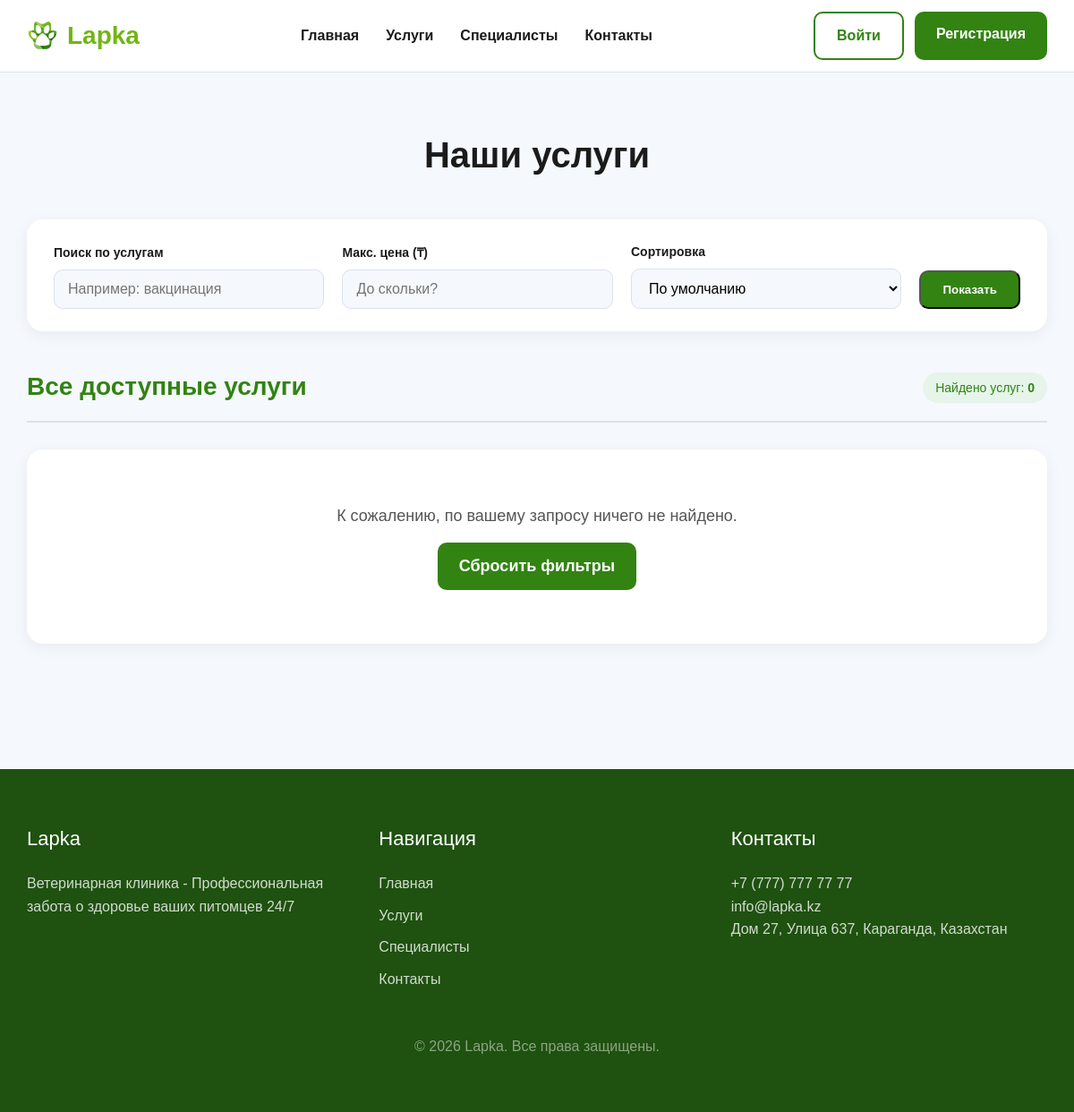
The page /catalog.php on the database as committed earlier.
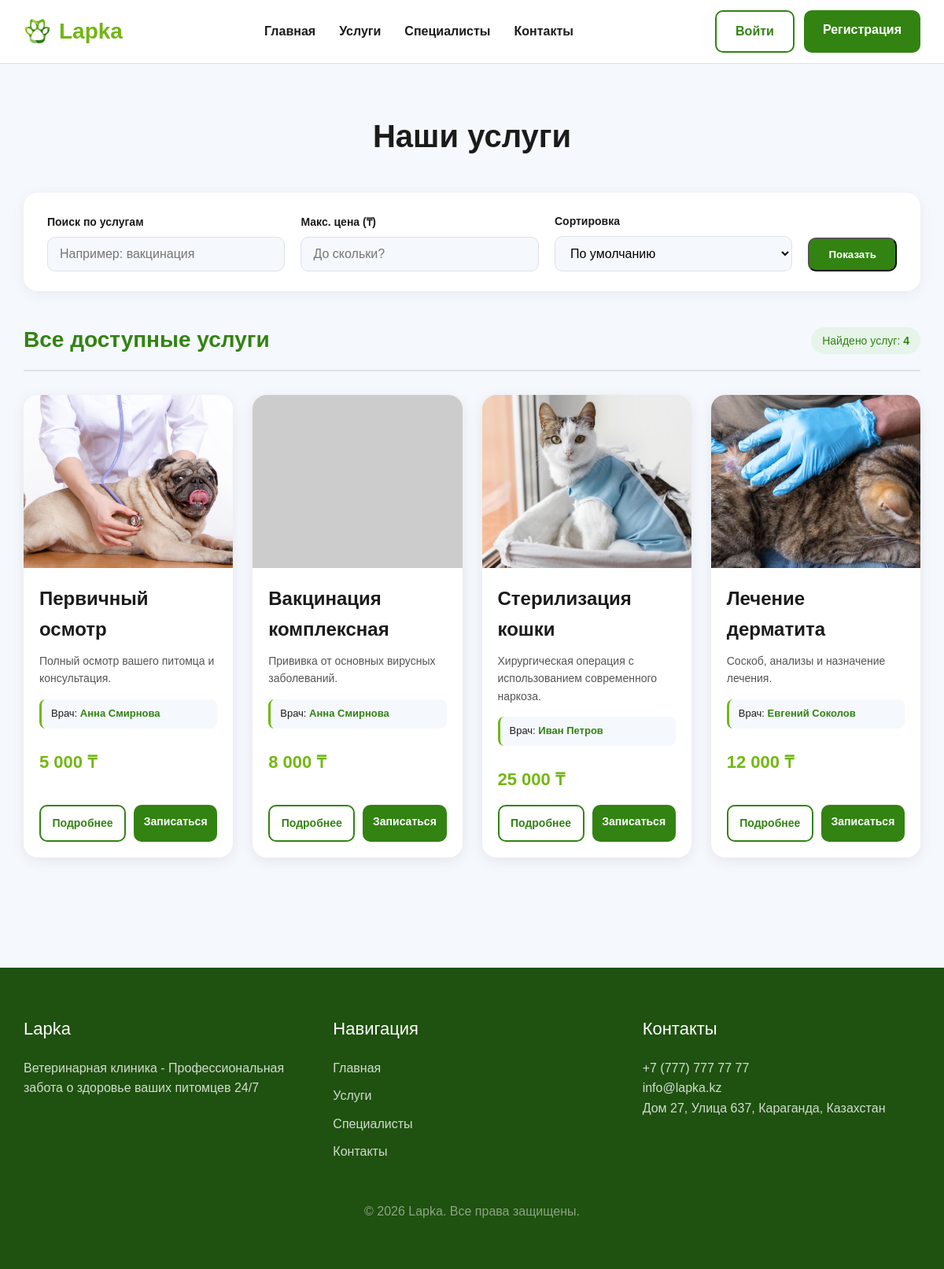
The same page on the database as committed later.
### tables this page shows
CREATE TABLE `services` (
  `id` int NOT NULL,
  `name` varchar(150) NOT NULL,
  `description` text,
  `price` int NOT NULL,
  `image` varchar(100) NOT NULL,
  `doctor_id` int DEFAULT NULL
);

CREATE TABLE `doctors` (
  `id` int NOT NULL,
  `name` varchar(100) NOT NULL,
  `specialty` varchar(100) NOT NULL
);

### catalog.php (the view, shortened to what this page needs)
<?php
require_once 'config/db.php';
$search    = trim($_GET['search'] ?? '');
$max_price = intval($_GET['max_price'] ?? 0);
$sort      = $_GET['sort'] ?? 'id';
$params = [];
if ($sort === 'price_asc') {
    $order_sql = 'ORDER BY services.price ASC';
} elseif ($sort === 'price_desc') {
    $order_sql = 'ORDER BY services.price DESC';
} elseif ($sort === 'name') {
    $order_sql = 'ORDER BY services.name ASC';
} else {
    $order_sql = 'ORDER BY services.id ASC';
}
$sql = "SELECT services.*, doctors.name AS doctor_name "
     . "FROM services "
     . "LEFT JOIN doctors ON services.doctor_id = doctors.id ";
$sql .= $order_sql;
$stmt = $pdo->prepare($sql);
$stmt->execute($params);
$services = $stmt->fetchAll();
$count    = count($services);
?>
<!DOCTYPE html>
<html lang="ru">
<head>
  <link rel="stylesheet" href="css/style.css">
</head>
<body>
<?php include 'includes/header.php'; ?>
<section class="catalog-page">
  <div class="container">
    <h1 class="section-title">Наши услуги</h1>
    <div class="filter-panel">
      <form method="GET" action="catalog.php" class="filter-form">
        <div class="filter-group">
          <label for="search">Поиск по услугам</label>
          <input type="text" id="search" name="search" value="<?= htmlspecialchars($search) ?>" placeholder="Например: вакцинация">
        </div>
        <div class="filter-group">
          <label for="max_price">Макс. цена (₸)</label>
          <input type="number" id="max_price" name="max_price" value="<?= $max_price > 0 ? $max_price : '' ?>" placeholder="До скольки?">
        </div>
        <div class="filter-group">
          <label for="sort">Сортировка</label>
          <select id="sort" name="sort">
            <option value="id" <?= $sort==='id' ? 'selected' : '' ?>>По умолчанию</option>
          </select>
        </div>
        <div class="filter-actions">
          <button type="submit" class="btn btn-primary">Показать</button>
        </div>
      </form>
    </div>
    <div class="catalog-header">
      <h2><?= ($search || $max_price) ? 'Результаты поиска' : 'Все доступные услуги' ?></h2>
      <span class="catalog-count">Найдено услуг: <b><?= $count ?></b></span>
    </div>
    <?php if (empty($services)): ?>
      <div class="empty-state">
        <p>К сожалению, по вашему запросу ничего не найдено.</p>
        <a href="catalog.php" class="btn btn-primary" style="margin-top: 15px;">Сбросить фильтры</a>
      </div>
    <?php else: ?>
      <div class="cards">
        <?php foreach ($services as $s): ?>
          <div class="card">
            <img src="<?= htmlspecialchars($s['image']) ?>" alt="<?= htmlspecialchars($s['name']) ?>" onerror="this.onerror=null; this.src='https://via.placeholder.com/400x220?text=Услуга';">
            <div class="card-body">
              <h3><?= htmlspecialchars($s['name']) ?></h3>
              <p style="margin-bottom: 15px; font-size: 14px; color: #555;">
                <?= htmlspecialchars($s['description']) ?>
              </p>
              <div class="doctor-badge">
                 Врач: <span><?= htmlspecialchars($s['doctor_name'] ?? 'Не назначен') ?></span>
              </div>
              <div class="price">
                <?= number_format($s['price'], 0, '.', ' ') ?> ₸
              </div>
              <div class="card-actions" style="display: flex; gap: 10px; margin-top: auto;">
                <a href="detail.php?id=<?= $s['id'] ?>" class="btn btn-outline" style="flex: 1; text-align: center; padding: 10px 5px; font-size: 14px;">Подробнее</a>
                <a href="book.php?id=<?= $s['id'] ?>" class="btn btn-primary" style="flex: 1; text-align: center; padding: 10px 5px; font-size: 14px;">Записаться</a>
              </div>
            </div>
          </div>
        <?php endforeach; ?>
      </div>
    <?php endif; ?>
  </div>
</section>
<?php include 'includes/footer.php'; ?>
</body>
</html>

### includes/header.php
<header>
  <div class="container navbar">
    <div class="logo">
  <a href="index.php" style="text-decoration: none; color: #71B612; display: flex; align-items: center; gap: 10px;">
    <img src="images/logo.png" alt="Логотип Lapka" style="height: 35px; width: auto; object-fit: contain;">
    Lapka
  </a>
</div>
    <ul class="menu">
      <li><a href="index.php">Главная</a></li>
      <li><a href="catalog.php">Услуги</a></li>
      <li><a href="#">Специалисты</a></li>
      <li><a href="#">Контакты</a></li>
    </ul>
    <div class="buttons">
      <?php if (isset($_SESSION['user_id'])): ?>
        <a href="cabinet.php" class="btn btn-outline">Кабинет (<?= htmlspecialchars($_SESSION['user_name']) ?>)</a>
        <a href="logout.php" class="btn btn-primary" style="background: #dc3545; border-color: #dc3545;">Выйти</a>
      <?php else: ?>
        <a href="login.php" class="btn btn-outline">Войти</a>
        <a href="register.php" class="btn btn-primary">Регистрация</a>
      <?php endif; ?>
    </div>
  </div>
</header>

### includes/footer.php
<footer>
  <div class="container">
    <div class="footer-grid">
      <div>
        <div class="footer-title">Lapka</div>
        <p>Ветеринарная клиника - Профессиональная забота о здоровье ваших питомцев 24/7</p>
      </div>
      <div>
        <div class="footer-title">Навигация</div>
        <ul class="footer-links">
          <li><a href="#">Главная</a></li>
          <li><a href="#">Услуги</a></li>
          <li><a href="#">Специалисты</a></li>
          <li><a href="#">Контакты</a></li>
        </ul>
      </div>
      <div>
        <div class="footer-title">Контакты</div>
        <p>+7 (777) 777 77 77</p>
        <p>info@lapka.kz</p>
        <p>Дом 27, Улица 637, Караганда, Казахстан</p>
      </div>
    </div>
    <div class="copyright">
      © 2026 Lapka. Все права защищены.
    </div>
  </div>
</footer>

### css/style.css (style rules this page uses)
* { margin: 0; padding: 0; box-sizing: border-box; }
body { font-family: Arial, sans-serif; background: #f5f8fc; color: #1b1b1b; line-height: 1.6; }
.container { width: 1200px; max-width: 95%; margin: 0 auto; }
header { background: white; border-bottom: 1px solid #dce3ea; position: sticky; top: 0; z-index: 100; }
.navbar { display: flex; justify-content: space-between; align-items: center; height: 80px; }
.logo { font-size: 28px; font-weight: bold; color: #328312; }
.menu { display: flex; gap: 30px; list-style: none; }
.menu a { text-decoration: none; color: #1b1b1b; font-weight: 600; transition: 0.2s; }
.buttons { display: flex; gap: 12px; }
.btn { padding: 12px 24px; border-radius: 10px; text-decoration: none; font-weight: bold; transition: 0.2s; display: inline-block; }
.btn-primary { background: #328312; color: white; }
.btn-outline { border: 2px solid #328312; color: #328312; }
section { padding: 80px 0; }
.section-title { font-size: 40px; margin-bottom: 40px; text-align: center; }
.cards { display: grid; grid-template-columns: repeat(4, 1fr); gap: 25px; }
.card { background: white; border-radius: 18px; overflow: hidden; box-shadow: 0 4px 18px rgba(0,0,0,0.08); transition: 0.2s; display: flex; flex-direction: column; height: 100%; }
.card img { width: 100%; height: 220px; object-fit: cover; }
.card-body { padding: 20px; display: flex; flex-direction: column; flex-grow: 1; }
.card h3 { margin-bottom: 10px; font-size: 24px; }
.price { color: #73B713; font-size: 22px; font-weight: bold; margin: 15px 0; }
footer { background: #1F5110; color: rgba(255,255,255,0.8); padding: 60px 0; margin-top: 80px; }
.footer-grid { display: grid; grid-template-columns: repeat(3, 1fr); gap: 40px; }
.footer-title { color: white; font-size: 22px; margin-bottom: 20px; }
.footer-links { list-style: none; }
.footer-links li { margin-bottom: 10px; }
.footer-links a { color: rgba(255,255,255,0.8); text-decoration: none; }
.copyright { margin-top: 40px; text-align: center; opacity: 0.6; }
.catalog-page { padding: 60px 0; }
.filter-panel { background: white; padding: 25px 30px; border-radius: 18px; box-shadow: 0 4px 18px rgba(0,0,0,0.06); margin-bottom: 40px; }
.filter-form { display: flex; flex-wrap: wrap; gap: 20px; align-items: flex-end; }
.filter-group { display: flex; flex-direction: column; flex: 1; min-width: 200px; }
.filter-group label { font-weight: bold; margin-bottom: 8px; color: #1b1b1b; font-size: 14px; }
.filter-group input, .filter-group select { padding: 12px 15px; border-radius: 10px; border: 1px solid #dce3ea; font-size: 16px; outline: none; transition: 0.2s; background: #f5f8fc; }
.filter-actions { display: flex; gap: 10px; }
.catalog-header { display: flex; justify-content: space-between; align-items: center; margin-bottom: 30px; border-bottom: 2px solid #dce3ea; padding-bottom: 15px; }
.catalog-header h2 { font-size: 28px; color: #328312; }
.catalog-count { background: #e6f4ea; color: #328312; padding: 6px 14px; border-radius: 20px; font-size: 14px; }
.doctor-badge { background: #f5f8fc; padding: 8px 12px; border-radius: 8px; font-size: 13px; margin-bottom: 10px; border-left: 3px solid #73B713; }
.doctor-badge span { font-weight: bold; color: #328312; }
.empty-state { text-align: center; padding: 60px 20px; background: white; border-radius: 18px; box-shadow: 0 4px 18px rgba(0,0,0,0.06); font-size: 18px; color: #555; }

Rows that differ between the two databases and show on the page:
added services: image (picture), name "Первичный осмотр", description "Полный осмотр вашего питомца и консультация.", doctor.name "Анна Смирнова", price "5 000"
added services: name "Вакцинация комплексная", description "Прививка от основных вирусных заболеваний.", doctor.name "Анна Смирнова", price "8 000"
added services: image (picture), name "Стерилизация кошки", description "Хирургическая операция с использованием современного наркоза.", doctor.name "Иван Петров", price "25 000"
added services: image (picture), name "Лечение дерматита", description "Соскоб, анализы и назначение лечения.", doctor.name "Евгений Соколов", price "12 000"
Other text that changed with them:
$count: "0" → "4"
text no longer shown: "К сожалению, по вашему запросу ничего не найдено. Сбросить фильтры"
